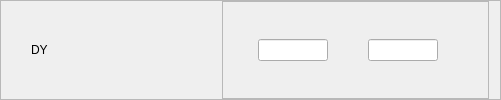
              <widget class="QFrame" name="fDY">
               <property name="frameShape">
                <enum>QFrame::StyledPanel</enum>
               </property>
               <property name="frameShadow">
                <enum>QFrame::Raised</enum>
               </property>
               <layout class="QHBoxLayout" name="horizontalLayout_12">
                <property name="leftMargin">
                 <number>30</number>
                </property>
                <property name="topMargin">
                 <number>0</number>
                </property>
                <property name="bottomMargin">
                 <number>0</number>
                </property>
                <item>
                 <widget class="QLabel" name="label_24">
                  <property name="minimumSize">
                   <size>
                    <width>185</width>
                    <height>0</height>
                   </size>
                  </property>
                  <property name="maximumSize">
                   <size>
                    <width>185</width>
                    <height>150</height>
                   </size>
                  </property>
                  <property name="styleSheet">
                   <string notr="true">font: 14pt &quot;Segoe UI&quot;;</string>
                  </property>
                  <property name="text">
                   <string>DY</string>
                  </property>
                  <property name="alignment">
                   <set>Qt::AlignLeading|Qt::AlignLeft|Qt::AlignVCenter</set>
                  </property>
                 </widget>
                </item>
                <item>
                 <widget class="QFrame" name="frame_24">
                  <property name="frameShape">
                   <enum>QFrame::StyledPanel</enum>
                  </property>
                  <property name="frameShadow">
                   <enum>QFrame::Raised</enum>
                  </property>
                  <layout class="QHBoxLayout" name="horizontalLayout_13">
                   <property name="spacing">
                    <number>0</number>
                   </property>
                   <property name="leftMargin">
                    <number>35</number>
                   </property>
                   <property name="topMargin">
                    <number>0</number>
                   </property>
                   <property name="rightMargin">
                    <number>50</number>
                   </property>
                   <property name="bottomMargin">
                    <number>0</number>
                   </property>
                   <item>
                    <widget class="QLineEdit" name="lineEdit_38">
                     <property name="maximumSize">
                      <size>
                       <width>70</width>
                       <height>16777215</height>
                      </size>
                     </property>
                    </widget>
                   </item>
                   <item>
                    <spacer name="horizontalSpacer">
                     <property name="orientation">
                      <enum>Qt::Horizontal</enum>
                     </property>
                     <property name="sizeType">
                      <enum>QSizePolicy::Expanding</enum>
                     </property>
                     <property name="sizeHint" stdset="0">
                      <size>
                       <width>40</width>
                       <height>20</height>
                      </size>
                     </property>
                    </spacer>
                   </item>
                   <item>
                    <widget class="QLineEdit" name="lineEdit_37">
                     <property name="maximumSize">
                      <size>
                       <width>70</width>
                       <height>16777215</height>
                      </size>
                     </property>
                    </widget>
                   </item>
                  </layout>
                 </widget>
                </item>
               </layout>
              </widget>
